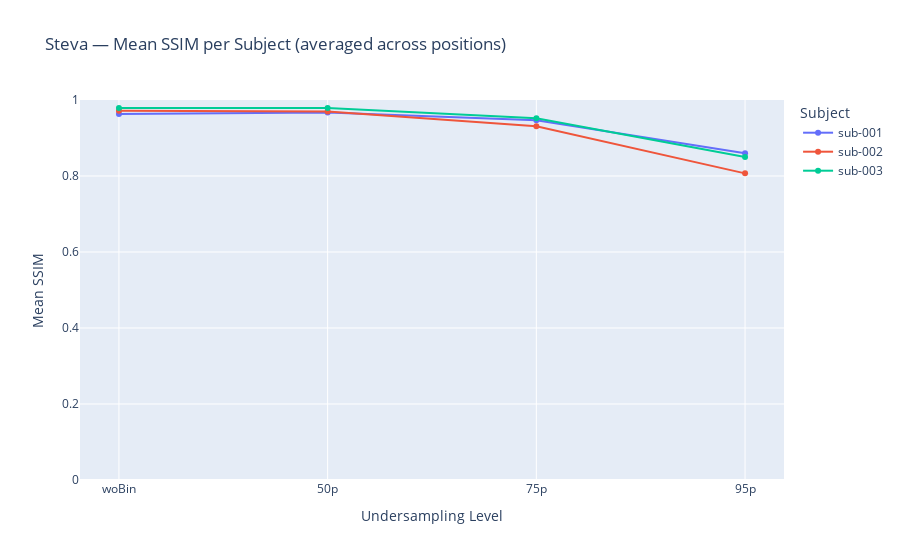

Source (notebook cell):
### Markdown cell above
Line plot steva

### Code cell
import pandas as pd
import plotly.express as px

df_res = pd.read_csv('/home/debi/jaime/repos/MR-EyeTrack/analysis/comparison/ssim/ssim_volume.csv')

# average across positions for each subject and comparison
df_mean = df_res.groupby(["subject", "comparison"], as_index=False)["ssim"].mean()

# ensure ordering of undersampling levels
labels = ["woBin", "50p", "75p", "95p"]
df_mean["comparison"] = pd.Categorical(df_mean["comparison"], categories=labels, ordered=True)
df_mean.sort_values(["comparison", "subject"], inplace=True)

# line plot: one line per subject, values averaged across positions
fig = px.line(
    df_mean,
    x="comparison",
    y="ssim",
    color="subject",
    markers=True,
    category_orders={"comparison": labels},
    title="Steva — Mean SSIM per Subject (averaged across positions)",
    labels={"comparison": "Undersampling Level", "ssim": "Mean SSIM"}
)
fig.update_layout(yaxis=dict(range=[0, 1]), legend_title_text="Subject")
fig.show()

### Figure 1 — Plotly figure (JSON) as saved in the notebook; plotly's stock layout.template omitted (floating-point values rounded to 4 significant figures)
{"data": [{"hovertemplate": "subject=sub-001<br>Undersampling Level=%{x}<br>Mean SSIM=%{y}<extra></extra>", "legendgroup": "sub-001", "line": {"color": "#636efa", "dash": "solid"}, "marker": {"symbol": "circle"}, "mode": "lines+markers", "name": "sub-001", "orientation": "v", "showlegend": true, "type": "scatter", "x": ["woBin", "50p", "75p", "95p"], "xaxis": "x", "y": [0.963, 0.9673, 0.9468, 0.8601], "yaxis": "y"}, {"hovertemplate": "subject=sub-002<br>Undersampling Level=%{x}<br>Mean SSIM=%{y}<extra></extra>", "legendgroup": "sub-002", "line": {"color": "#EF553B", "dash": "solid"}, "marker": {"symbol": "circle"}, "mode": "lines+markers", "name": "sub-002", "orientation": "v", "showlegend": true, "type": "scatter", "x": ["woBin", "50p", "75p", "95p"], "xaxis": "x", "y": [0.9718, 0.9694, 0.9311, 0.807], "yaxis": "y"}, {"hovertemplate": "subject=sub-003<br>Undersampling Level=%{x}<br>Mean SSIM=%{y}<extra></extra>", "legendgroup": "sub-003", "line": {"color": "#00cc96", "dash": "solid"}, "marker": {"symbol": "circle"}, "mode": "lines+markers", "name": "sub-003", "orientation": "v", "showlegend": true, "type": "scatter", "x": ["woBin", "50p", "75p", "95p"], "xaxis": "x", "y": [0.9788, 0.9792, 0.9519, 0.8499], "yaxis": "y"}], "layout": {"legend": {"title": {"text": "Subject"}, "tracegroupgap": 0}, "title": {"text": "Steva — Mean SSIM per Subject (averaged across positions)"}, "xaxis": {"anchor": "y", "categoryarray": ["woBin", "50p", "75p", "95p"], "categoryorder": "array", "domain": [0, 1], "title": {"text": "Undersampling Level"}}, "yaxis": {"anchor": "x", "domain": [0, 1], "range": [0, 1], "title": {"text": "Mean SSIM"}}}}
